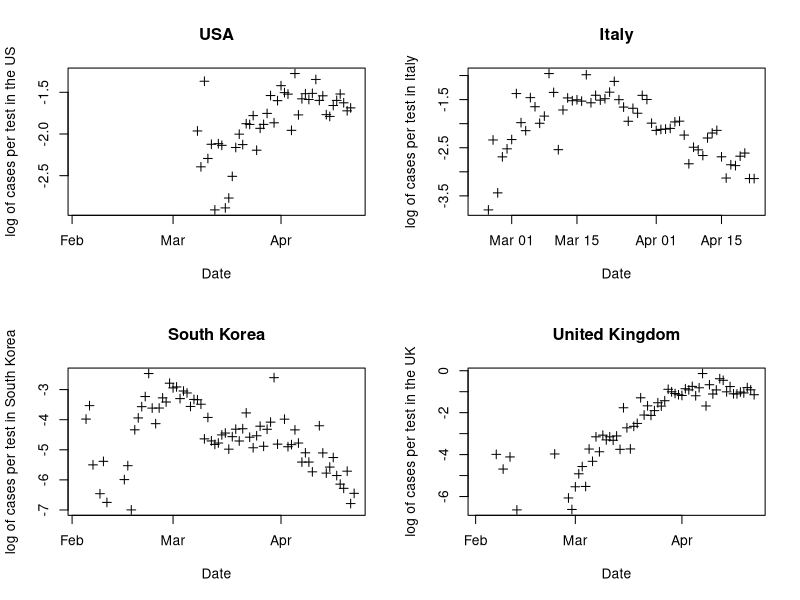
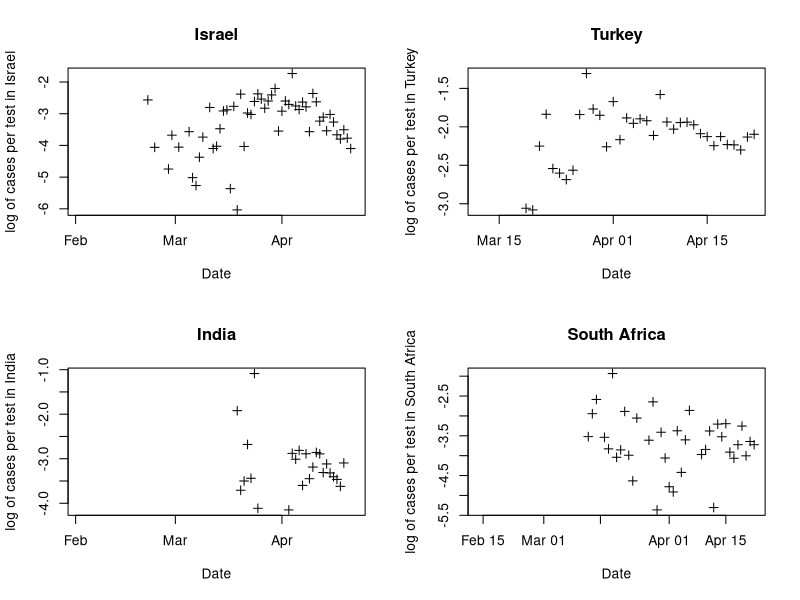
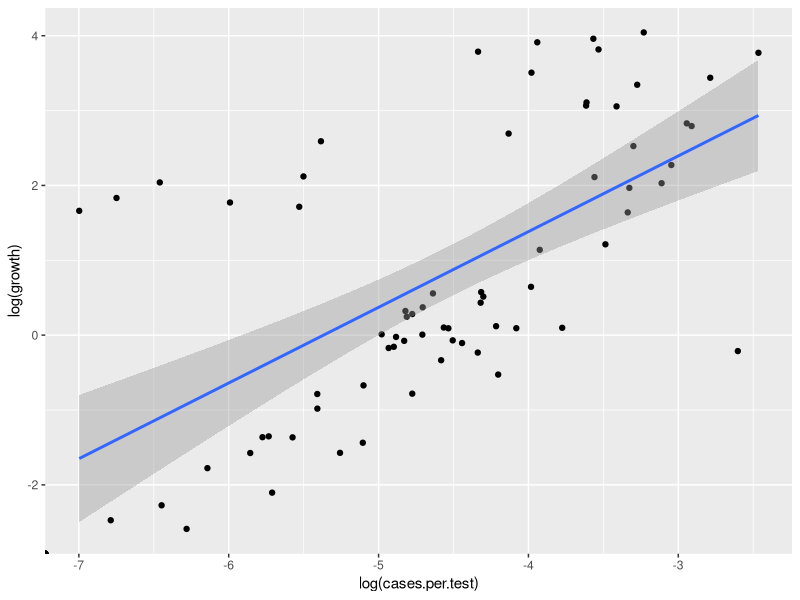
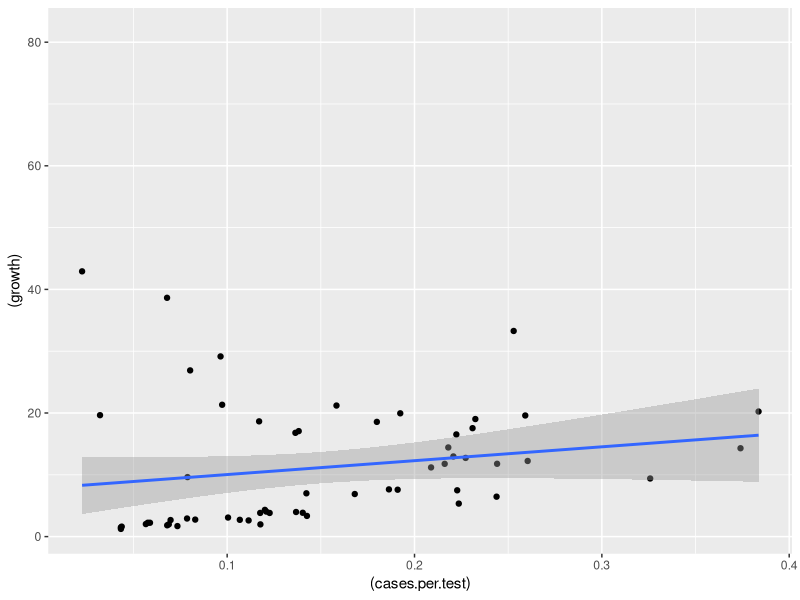

The R script that drew these images, in order:
library(tidyverse)
library(lubridate)
library(ggplot2)

cases.raw<-read.csv("daily-cases-covid-19.csv") 
cases = cases.raw %>%
  mutate(confirmed = cases.raw$Daily.confirmed.cases..cases.)%>%
  mutate(date = mdy(Date))%>%
  filter(date > "2020-02-01")%>%
  #filter(date < "2020-04-05")%>%
  select(date, confirmed, Code)%>%
  mutate(Code = as.character(Code))


tests.raw <- read.csv("full-list-covid-19-tests-per-day.csv")
tests = tests.raw %>%
  mutate(tested = tests.raw$Daily.change.in.total.tests )%>%
  mutate(date = mdy(Date))%>%
  filter(date > "2020-02-01")%>%
  #filter(date < "2020-04-05")%>%
  select(date, tested, Code) %>%
  mutate(Code = as.character(Code))


data = full_join(cases,tests)
#USA
data.usa = data %>%
  filter(Code == "USA") %>%
  select(date, confirmed, tested)%>%
  arrange(date) %>%
  mutate(cumulconfirmed = cumsum(confirmed))%>%
  mutate(growth = (confirmed/cumulconfirmed)*100)%>%
  mutate(cases.per.test = confirmed/tested) %>%
  filter(growth < 100)


par(mfrow=c(2,2))

plot(data.usa$date, log(data.usa$confirmed/data.usa$tested),pch=3,xlab = "Date"
     ,ylab = "log of cases per test in the US", main = "USA")

##Italy

data.ita = data %>%
  filter(Code == "ITA") %>%
  select(date, confirmed, tested)%>%
  arrange(date) %>%
  mutate(cumulconfirmed = cumsum(confirmed))%>%
  mutate(growth = (confirmed/cumulconfirmed)*100)%>%
  mutate(cases.per.test = confirmed/tested) %>%
  filter(growth < 100)

plot(data.ita$date, log(data.ita$confirmed/data.ita$tested),pch=3,xlab = "Date"
     ,ylab = "log of cases per test in Italy", main = "Italy")

## south korea
data.kor = data %>%
  filter(Code == "KOR") %>%
  select(date, confirmed, tested)%>%
  arrange(date) %>%
  mutate(cumulconfirmed = cumsum(confirmed))%>%
  mutate(growth = (confirmed/cumulconfirmed)*100)%>%
  mutate(cases.per.test = confirmed/tested) %>%
  filter(growth < 100)



plot(data.kor$date, log(data.kor$confirmed/data.kor$tested),pch=3,xlab = "Date"
     ,ylab = "log of cases per test in South Korea", main = "South Korea")
# uk
data.gbr = data %>%
  filter(Code == "GBR") %>%
  select(date, confirmed, tested)


plot(data.gbr$date, log(data.gbr$confirmed/data.gbr$tested),pch=3,xlab = "Date"
     ,ylab = "log of cases per test in the UK", main = "United Kingdom")

# israel
data.isr = data %>%
  filter(Code == "ISR") %>%
  select(date, confirmed, tested)



plot(data.isr$date, log(data.isr$confirmed/data.isr$tested),pch=3,xlab = "Date"
     ,ylab = "log of cases per test in Israel", main = "Israel")

#turkey
data.tur = data %>%
  filter(Code == "TUR") %>%
  select(date, confirmed, tested)


plot(data.tur$date, log(data.tur$confirmed/data.tur$tested),pch=3,xlab = "Date"
     ,ylab = "log of cases per test in Turkey", main = "Turkey")

#india
data.ind = data %>%
  filter(Code == "IND") %>%
  select(date, confirmed, tested)


plot(data.ind$date, log(data.ind$confirmed/data.ind$tested),pch=3,xlab = "Date"
     ,ylab = "log of cases per test in India", main = "India")
     
     

# south africa
data.zaf = data %>%
filter(Code == "ZAF") %>%
  select(date, confirmed, tested)


plot(data.zaf$date, log(data.zaf$confirmed/data.zaf$tested),pch=3, xlab = "Date",
     ylab = "log of cases per test in South Africa", main = "South Africa")





ggplot(data.kor, mapping = aes(log(cases.per.test), log(growth)))+
  geom_point()+
  geom_smooth(method = lm)


ggplot(data.ita, mapping = aes((cases.per.test), (growth)))+
  geom_point()+
  geom_smooth(method = lm)




